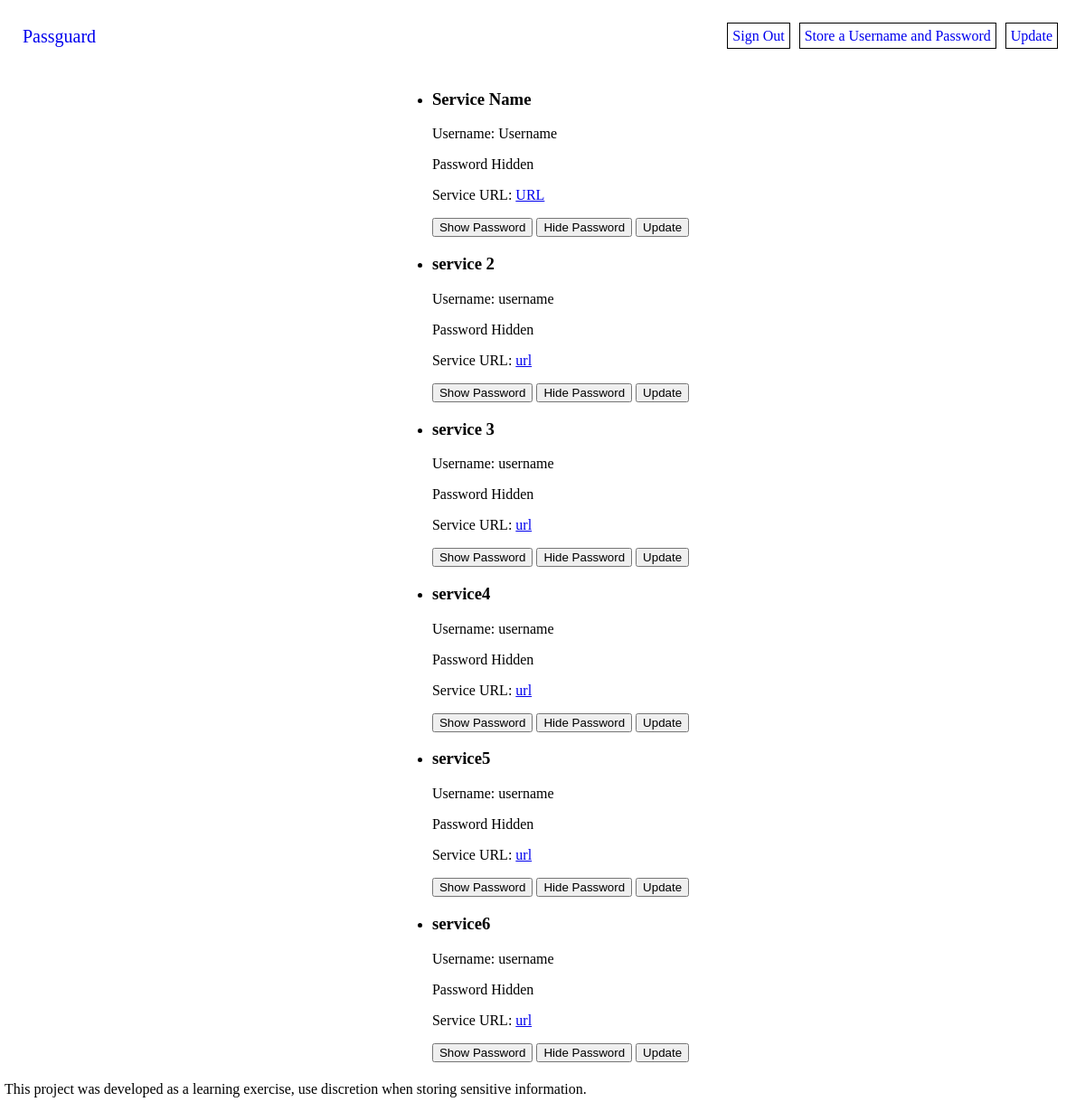
Before: /dashboard (signed in) with the older database file.
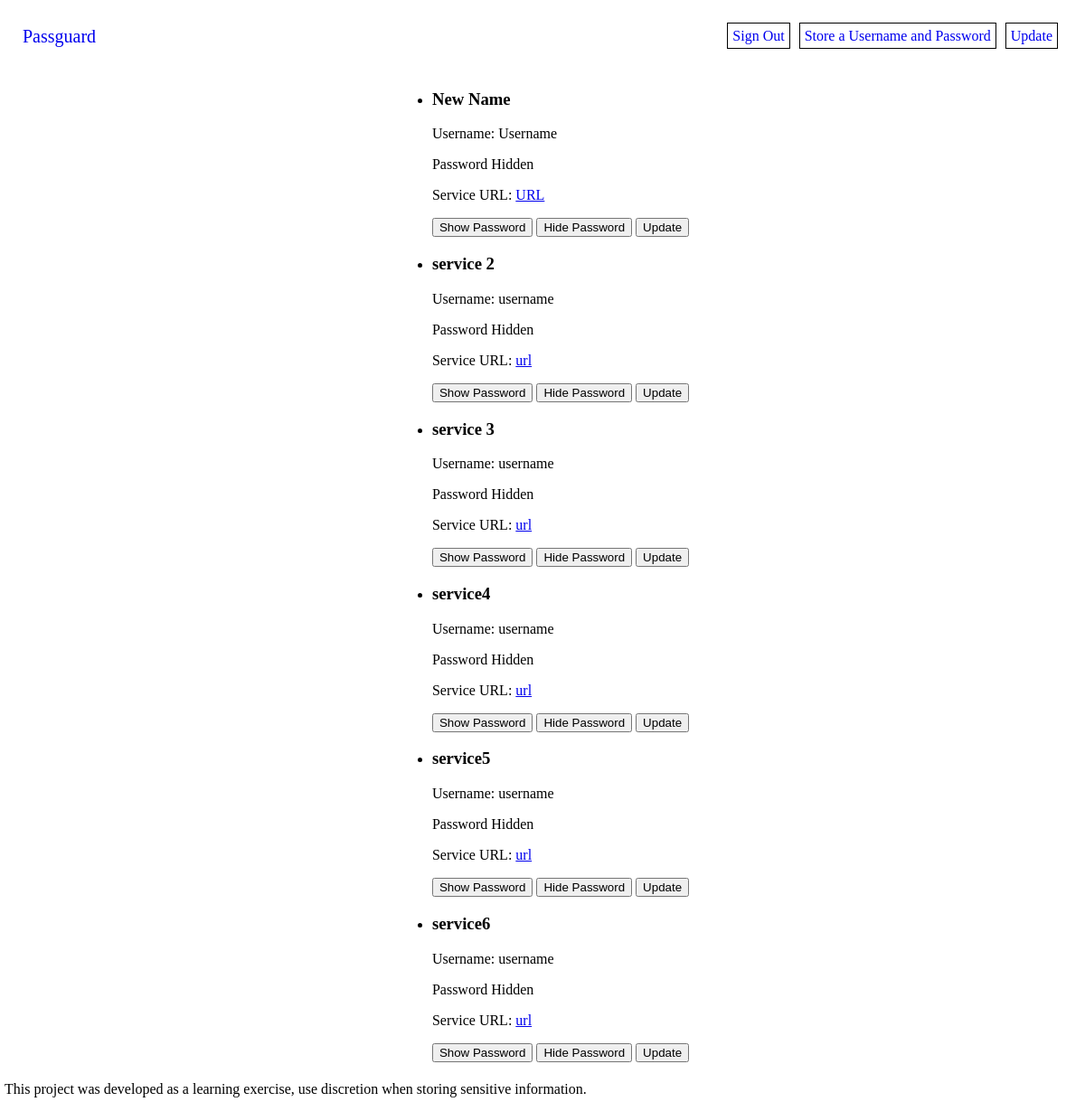
After: the same page with the newer database file.
### tables this page shows
CREATE TABLE services (
    service_id INTEGER PRIMARY KEY AUTOINCREMENT,
    user_id INTEGER NOT NULL,
    service_name TEXT NOT NULL,
    service_password BLOB NOT NULL,
    service_url TEXT,
    service_username TEXT NOT NULL,
    FOREIGN KEY (user_id) REFERENCES users(user_id) ON DELETE CASCADE
);

### passguard/pages.py (the view)
@bp.route('/dashboard')
def dashboard():
    db = get_db()
    user_id = session['session_user_id']
    services = db.execute(
        'SELECT service_id, service_name, service_password, service_url, service_username'
        ' FROM services WHERE user_id = ?',
        (user_id, )
    ).fetchall()
    return render_template('pages/dashboard.html', services=services)

### passguard/auth.py (called while the page is built)
@bp.before_app_request
def load_logged_in_user():
    user_id = session.get('session_user_id')
    if user_id is None:
        g.user = None
    else:
        g.user = get_db().execute(
            'SELECT * FROM users WHERE user_id = ?',
            (user_id,)
        ).fetchone()

### passguard/db.py (called while the page is built)
def get_db():
    if 'db' not in g:
        g.db = sqlite3.connect(
            current_app.config['DATABASE'],
            detect_types=sqlite3.PARSE_DECLTYPES,
        )
        g.db.row_factory = sqlite3.Row
    return g.db

### passguard/templates/pages/dashboard.html (shortened to what this page needs)
{% extends 'base.html' %}
{% block navigation %}
    <li class="nav-list-item"><a class="nav-list-link" href="{{ url_for('auth.logout') }}">Sign Out</a></li>
    <li class="nav-list-item"><a class="nav-list-link" href="{{ url_for('pages.add') }}">Store a Username and Password</a></li>
    <li class="nav-list-item"><a class="nav-list-link" href="{{ url_for('pages.update') }}">Update</a></li>
    {% endblock %}
{% block content %}
<div class="dashboard">
    <div class="service-list">
        <ul>
            {% for service in services %}
            <li class="service-item">
                <div class="service-details">
                    <h3 class="service-name">{{ service['service_name'] }}</h3>
                    <p class="service-username">Username: {{ service['service_username'] }}</p>
                    <span id="password_{{ service['service_id'] }}" class="service-password">Password Hidden</span>
                    <p class="service-url">Service URL: <a href="{{ service['service_url'] }}" target="_blank" class="service-url-link">{{ service['service_url'] }}</a></p>
                    <button onclick="showPassword({{ service['service_id'] }})" class="btn-show">Show Password</button>
                    <button onclick="hidePassword({{ service['service_id'] }})" class="btn-show">Hide Password</button>
                    <button onclick="update({{ service['service_id'] }})">Update</button>
                </div>
            </li>
            {% endfor %}
        </ul>
    </div>
</div>
{% endblock %}

### passguard/templates/base.html (shortened to what this page needs)
<!DOCTYPE html>
<html lang="en">
<head>
    <link rel="stylesheet" href="{{ url_for('static', filename='css/base.css') }}">
</head>
<body>
    <header>
        <div class="splash-logo">
            <a class="splash-logo-link" href="{{ url_for('pages.index') }}">Passguard</a>
        </div>
        <nav>
            <ul class="nav-list-container">
                {% block navigation %}
                {% endblock %}
            </ul>
        </nav>
    </header>
    <main>
        {% block content %}
        {% endblock %}
    </main>
    <footer>
        <span>This project was developed as a learning exercise, use discretion when storing sensitive information.</span>
    </footer>
</body>
</html>

### passguard/static/css/base.css (style rules this page uses)
html, body { margin: 0px; padding: 0px; display: flex; flex-direction: column; }
body { min-height: 100vh; min-width: 100vw; }
header, footer { flex: none; }
header { display: flex; flex-direction: row; height: 10vh; min-height: 50px; max-height: 80px; align-items: center; justify-content: space-between; }
.splash-logo { display: flex; justify-content: center; align-items: center; padding: 25px; }
.splash-logo-link { text-decoration: none; font-size: 20px; }
.nav-list-container { display: flex; flex-direction: row; padding: 25px; list-style-type: none; }
.nav-list-item { margin: 5px; }
.nav-list-link { text-decoration: none; padding: 5px; border: 1px solid #000; }
main { display: flex; flex: 1 0 auto; justify-content: center; margin: auto; width: 95vw; max-width: 1200px; }
footer { display: flex; flex-direction: row; align-items: center; justify-content: space-between; padding: 5px; }

Changed rows visible on the page:
changed services "Username": service_name "Service Name" → "New Name"
